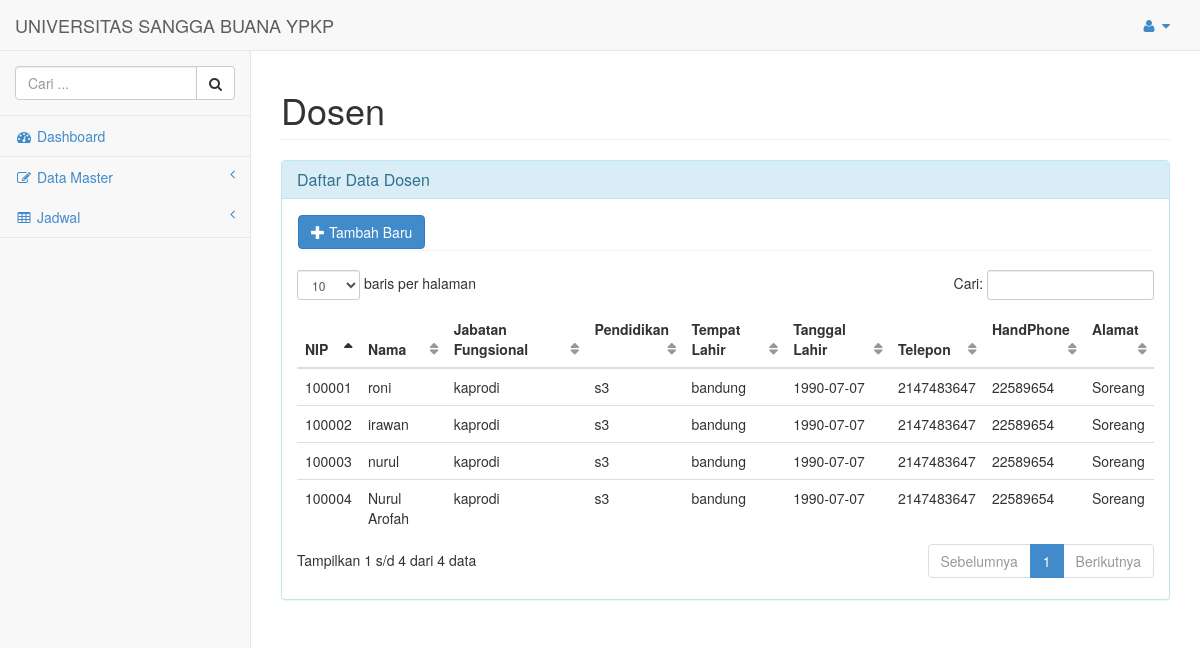
/index.php/pengaturan/dosen, run on an earlier commit of the app's database.
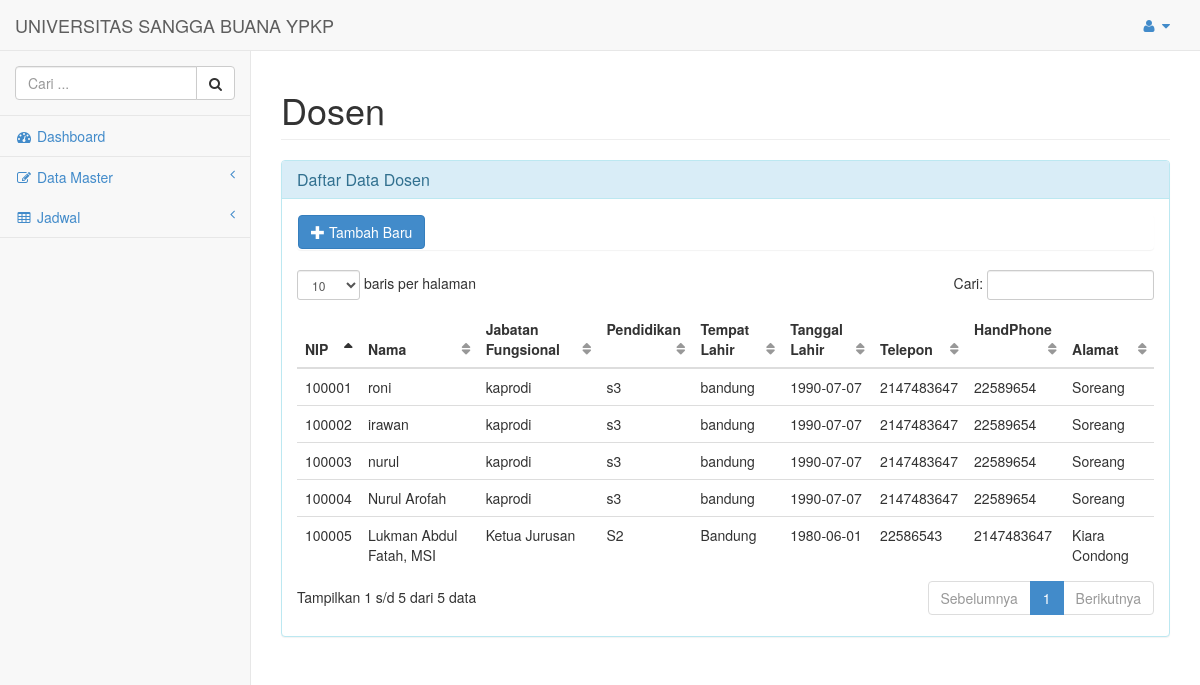
And on a later commit of the database.
### tables this page shows
CREATE TABLE `usb_dosen` (
  `nip` varchar(6) NOT NULL,
  `nm_dosen` varchar(30) NOT NULL,
  `jab_fungsional` varchar(20) NOT NULL,
  `pendidikan` varchar(20) NOT NULL,
  `tempat_lahir` varchar(30) NOT NULL,
  `tgl_lahir` date NOT NULL,
  `no_tlp` int(11) NOT NULL,
  `no_hp` int(11) NOT NULL,
  `alamat` text NOT NULL,
  PRIMARY KEY (`nip`)
);

### application/views/belakang/template.php (called while the page is built)
<?php
$this->load->view('belakang/header');
$this->load->view('belakang/sidebar');
$this->load->view('belakang/footer');

### application/controllers/pengaturan.php (called while the page is built, shortened)
<?php if ( ! defined('BASEPATH')) exit('No direct script access allowed');
class Pengaturan extends CI_Controller {
	public function dosen()
	{
		$data['records']=$this->mdosen->getAllDosen();
		$data['title']="Dosen";
		$data['maincontent']="belakang/form/dosen";
		$data['events']="belakang/javascript/dosen";
		$this->load->view('belakang/template', $data);
	}
}

### index.php (called while the page is built, shortened)
<?php
require_once BASEPATH.'core/CodeIgniter.php';

### application/models/mdosen.php (called while the page is built, shortened)
<?php if ( ! defined('BASEPATH')) exit('No direct script access allowed');
class Mdosen extends CI_Model {
	function getAllDosen()
	{
		$query=$this->db->get('usb_dosen');
		if($query->num_rows()>0){
			foreach ($query->result() as $row) {
				$xxx[]=$row;
			}
			return $xxx;
		}
	}
}

### application/views/belakang/form/dosen.php (the view, shortened to what this page needs)
<div class="row">
	<div class="col-lg-12">
		<div class="panel panel-info">
			<div class="panel-heading">
		    	<h3 class="panel-title">Daftar Data Dosen</h3>
			</div>
		    <div class="panel-body">
		    	<div class="panel">
		    		<button id="btambah" type="button" class="btn btn-primary" data-toggle="modal" data-target="#formBaru"><i class="glyphicon glyphicon-plus"></i> Tambah Baru</button>
		    	</div>
		    	<div class="table-responsive">
				    <table class="table table-hover display" id="example" cellspacing="0" width="100%">
				        <thead>
				            <tr>
				                <th>NIP</th>
				                <th>Nama</th>
				                <th>Jabatan Fungsional</th>
				                <th>Pendidikan</th>
				                <th>Tempat Lahir</th>
				                <th>Tanggal Lahir</th>
				                <th>Telepon</th>
				                <th>HandPhone</th>
				                <th>Alamat</th>
				            </tr>
				        </thead>
				        <tbody>
				        	<?php foreach ($records as $row): ?>
				            <tr>
				                <td><?php echo $row->nip; ?></td>
				                <td><?php echo $row->nm_dosen; ?></td>
				                <td><?php echo $row->jab_fungsional; ?></td>
				                <td><?php echo $row->pendidikan; ?></td>
				                <td><?php echo $row->tempat_lahir; ?></td>
				                <td><?php echo $row->tgl_lahir; ?></td>
				                <td><?php echo $row->no_tlp; ?></td>
				                <td><?php echo $row->no_hp; ?></td>
				                <td><?php echo $row->alamat; ?></td>
				            </tr>
				            <?php endforeach; ?>
				        </tbody>
				    </table>
				</div>
		    </div>
		</div>
	</div>
</div>

### application/views/belakang/header.php (shortened to what this page needs)
<!DOCTYPE html>
<html>
<head>
    <link rel="stylesheet" href="<?php echo base_url().'assets/css/bootstrap.min.css'; ?>">
    <link rel="stylesheet" href="<?php echo base_url().'assets/font-awesome/css/font-awesome.css'; ?>">
    <link href="<?php echo base_url().'assets/css/plugins/dataTables/dataTables.bootstrap.css'?>" rel="stylesheet">
    <link rel="stylesheet" href="<?php echo base_url().'assets/css/sb-admin.css'; ?>">
    <link href="<?php echo base_url('assets/css/datepicker.css');?>" rel="stylesheet">
</head>
<body>
    <div id="wrapper">
        <nav class="navbar navbar-default navbar-fixed-top" role="navigation" style="margin-bottom: 0">
            <div class="navbar-header">
                <a class="navbar-brand" href="<?php echo base_url().'pengaturan'; ?>">UNIVERSITAS SANGGA BUANA YPKP</a>
            </div>
            <ul class="nav navbar-top-links navbar-right">
                <li class="dropdown">
                    <a class="dropdown-toggle" data-toggle="dropdown" href="#">
                        <i class="fa fa-user fa-fw"></i>  <i class="fa fa-caret-down"></i>
                    </a>
                </li>
            </ul>

### application/views/belakang/sidebar.php (shortened to what this page needs)
<div class="navbar-default navbar-static-side" role="navigation">
                <div class="sidebar-collapse">
                    <ul class="nav" id="side-menu">
                        <li class="sidebar-search">
                            <div class="input-group custom-search-form">
                                <input type="text" class="form-control" placeholder="Cari ...">
                                <span class="input-group-btn">
                                <button class="btn btn-default" type="button">
                                    <i class="fa fa-search"></i>
                                </button>
                            </span>
                            </div>
                        </li>
                        <li>
                            <a href="<?php echo base_url().'pengaturan';?>"><i class="fa fa-dashboard fa-fw"></i> Dashboard</a>
                        </li>
                        <li>
                            <a href="#"><i class="fa fa-edit fa-fw"></i> Data Master<span class="fa arrow"></span></a>
                            <a href="#"><i class="fa fa-table fa-fw"></i> Jadwal<span class="fa arrow"></span></a>
                        </li>
                    </ul>
                </div>
            </div>
        </nav>
        <div id="page-wrapper">
            <div class="row">
                <div class="col-lg-12">
                    <h1 class="page-header"><?php echo $title; ?></h1>
                </div>
            </div>
            <?php $this->load->view($maincontent); ?>

### application/views/belakang/footer.php (shortened to what this page needs)
        </div>
    </div>
</body>
</html>

### assets/css/sb-admin.css (style rules this page uses)
body { padding-top: 100px; background-color: #f8f8f8; }
@media (min-width:768px) { body { padding-top: 50px; } }
#wrapper { width: 100%; }
#page-wrapper { padding: 0 15px; min-height: 568px; background-color: #fff; }
@media (min-width:768px) { #page-wrapper { position: inherit; margin: 0 0 0 250px; padding: 0 30px; min-height: 1300px; border-left: 1px solid #e7e7e7; } }
.navbar-top-links li { display: inline-block; }
.navbar-top-links li:last-child { margin-right: 15px; }
.navbar-top-links li a { padding: 15px; min-height: 50px; }
.navbar-static-side ul li { border-bottom: 1px solid #e7e7e7; }
.sidebar-search { padding: 15px; }
.arrow { float: right; }
.fa.arrow:before { content: "\f104"; }
@media (min-width:768px) { .navbar-static-side { z-index: 1; position: absolute; width: 250px; margin-top: 51px; } }
table.dataTable thead .sorting, table.dataTable thead .sorting_asc, table.dataTable thead .sorting_desc, table.dataTable thead .sorting_asc_disabled, table.dataTable thead .sorting_desc_disabled { background: transparent; }
table.dataTable thead .sorting_asc:after { content: "\f0de"; float: right; font-family: fontawesome; }
table.dataTable thead .sorting:after { content: "\f0dc"; float: right; font-family: fontawesome; color: rgba(50,50,50,.5); }

What changed in the data, as far as the page shows it:
added usb_dosen: nip "100005", nm_dosen "Lukman Abdul Fatah, MSI", jab_fungsional "Ketua Jurusan", pendidikan "S2", tempat_lahir "Bandung", tgl_lahir "1980-06-01", no_tlp "22586543", no_hp "2147483647", alamat "Kiara Condong"
Also different on the page:
text written by a page script: "baris per halaman Cari: Tampilkan 1 s/d 4 dari 4 data Sebelumnya 1 Berikutnya" → "baris per halaman Cari: Tampilkan 1 s/d 5 dari 5 data Sebelumnya 1 Berikutnya"
